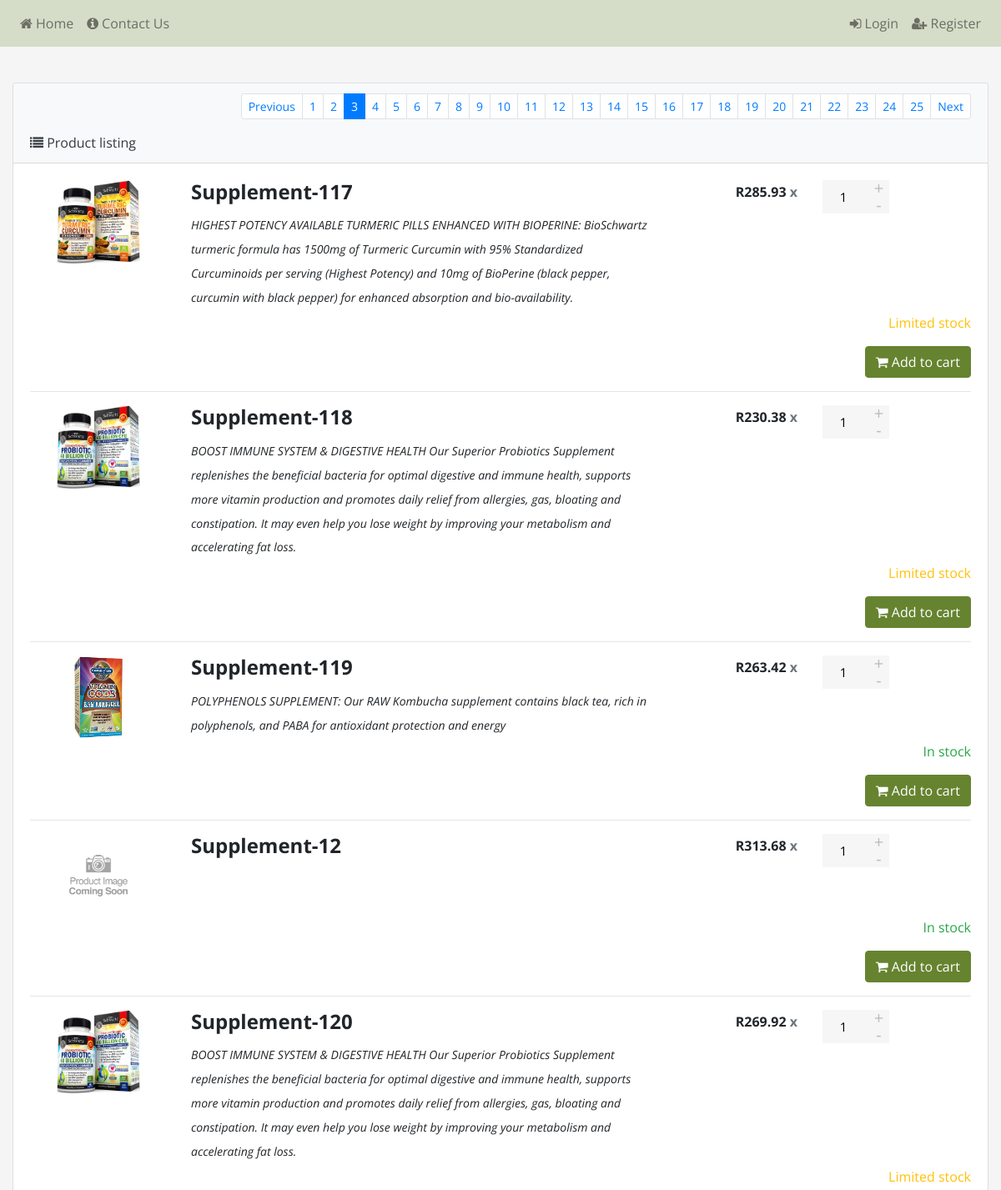
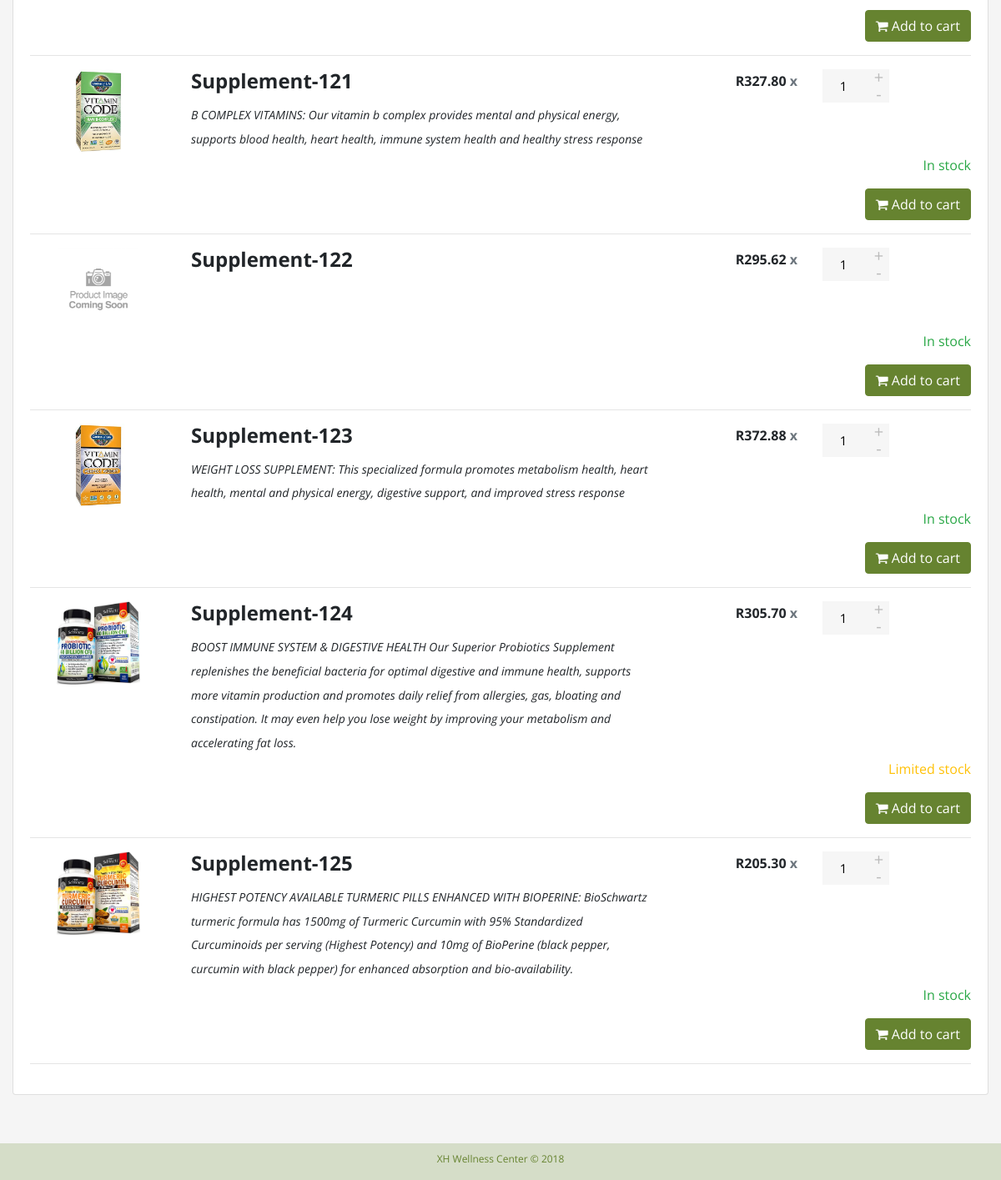
Screenshot of /products.php?page=3 with the database file from the repository (2 pictures, top to bottom).
### tables this page shows
CREATE TABLE `supplements` (
  `supplement_id` varchar(50) NOT NULL,
  `description_id` int(11) UNSIGNED DEFAULT NULL,
  `cost_excl` decimal(13,2) NOT NULL,
  `cost_incl` decimal(13,2) NOT NULL,
  `perc_inc` decimal(13,2) NOT NULL,
  `cost_client` decimal(13,2) NOT NULL,
  `supplier_id` int(11) UNSIGNED DEFAULT NULL,
  `min_levels` int(11) NOT NULL,
  `stock_levels` int(11) NOT NULL,
  `nappi_code` varchar(255) NOT NULL
);

CREATE TABLE `supplement_descriptions` (
  `description_id` int(11) UNSIGNED NOT NULL,
  `supplement_description` varchar(255) NOT NULL,
  `long_description` text NOT NULL,
  `img_path` varchar(255) NOT NULL
);

### classes/Database.php (called while the page is built, shortened)
<?php
class Database {
    private $host = DB_HOST;
    private $user = DB_USER;
    private $pass = DB_PASS;
    private $dbname = DB_NAME;
    private $dbh;
    public function __construct() {
        $dsn = 'mysql:host=' . $this->host . ';dbname=' . $this->dbname;
        $options = array(
            PDO::ATTR_PERSISTENT => true,
            PDO::ATTR_ERRMODE => PDO::ERRMODE_EXCEPTION
        );
        try {
            $this->dbh = new PDO($dsn, $this->user, $this->pass, $options);
        } catch(PDOException $e) {
            $this->error = $e->getMessage();
        }
    }
    public function query($query) {
        $this->stmt = $this->dbh->prepare($query);
    }
    public function bind($param, $value, $type = null) {
        if (is_null($type)) {
            switch (true) {
                case is_int($value):
                    $type = PDO::PARAM_INT;
                    break;
                default:
                    $type = PDO::PARAM_STR;
            }
        }
        $this->stmt->bindValue($param, $value, $type);
    }
    public function execute() {
        return $this->stmt->execute();
    }
    public function resultset() {
        $this->execute();
        return $this->stmt->fetchAll(PDO::FETCH_ASSOC);
    }
    public function single() {
        $this->execute();
        return $this->stmt->fetch(PDO::FETCH_ASSOC);
    }
}
?>

### controller/product_controller.php (called while the page is built, shortened)
<?php
require_once('classes/Product.php');
function getProducts($start_from, $limit_val) {
    $database = new Database();
    $database->query('SELECT supplement_id FROM supplements ORDER BY supplement_id ASC LIMIT :start_from, :limit_val');
    $database->bind(':start_from', $start_from);
    $database->bind(':limit_val', $limit_val);
    $data = $database->resultset();
    if (!empty($data)) {
        foreach ($data as $value) {
            $product = new Product($value['supplement_id']);
            $array[] = $product->get_product_card();
        }
    }
    return $array;
}
function getProductsTotal() {
    $database = new Database();
    $database->query('SELECT COUNT(supplement_id) AS total_supplements FROM supplements');
    $row = $database->single();
    if (!empty($row)) {
       return $row['total_supplements'];
    }
}
?>

### classes/Product.php (called while the page is built, shortened)
<?php
require_once('Database.php');
class Product {
    protected $supplement_id, $description, $long_description, $cost_excl, $cost_incl, $perc_inc;
    protected $cost_client, $supplier_id, $min_levels, $stock_levels, $nappi_code, $product_img;
    protected $database;
    public function __construct($supplement_id = null) {
        $this->database = new Database();
        if (!is_null($supplement_id)) {
            $this->set_product_data($supplement_id);
        }
    }
    private function set_product_data($supplement_id) {
        $this->database->query('SELECT * FROM supplements INNER JOIN supplement_descriptions on supplements.description_id = supplement_descriptions.description_id WHERE supplement_id = :supplement_id');
        $this->database->bind(':supplement_id', $supplement_id);
        $row = $this->database->single();
        if (!empty($row)) {
            $this->supplement_id = $row['supplement_id'];
            $this->description = $row['supplement_description'];
            $this->long_description = $row['long_description'];
            $this->cost_client = $row['cost_client'];
            $this->stock_levels = $row['stock_levels'];
            $this->product_img = $row['img_path'];
        } else {
            $this->database->query('SELECT * FROM supplements WHERE supplement_id = :supplement_id');
            $this->database->bind(':supplement_id', $supplement_id);
            $row = $this->database->single();
            if (!empty($row)) {
                $this->supplement_id = $row['supplement_id'];
                $this->cost_client = $row['cost_client'];
                $this->stock_levels = $row['stock_levels'];
                $this->product_img = 'assets/img/products/no_img.png';
            }
        }
    }
    public function get_supplement_id() {
        return $this->supplement_id;
    }
    public function get_description() {
        return $this->description;
    }
    public function get_long_description() {
        return $this->long_description;
    }
    public function get_cost_client() {
        return $this->cost_client;
    }
    public function get_stock_levels() {
        return $this->stock_levels;
    }
    public function get_product_img() {
        return $this->product_img;
    }
    public function get_product_card() {
        $stock_level = $this->get_stock_levels();
        if ($stock_level > 0 && $stock_level <= 10) {
            $stock_status = 'Limited stock';
            $stock_style = 'text-warning';
        } else if ($stock_level > 10) {
            $stock_status = 'In stock';
            $stock_style = 'text-success';
        } else {
            $stock_status = 'Out of stock';
            $stock_style = 'text-danger';
        }
        $product_card = [
            "supplement_id" => $this->get_supplement_id(),
            "long_description" => $this->get_long_description(),
            "stock_status" => $stock_status,
            "stock_style" => $stock_style,
            "cost" => 'R' . number_format($this->get_cost_client(), 2, '.', ' '),
            "description" => $this->get_description(),
            "img" => $this->get_product_img()
        ];
        return $product_card;
    }
}
?>

### products.php (the view, shortened to what this page needs)
<?php
require_once($_SERVER["DOCUMENT_ROOT"] .'/xpress_health/controller/product_controller.php');
$limit = 10;
$page = (isset($_GET["page"])) ? $_GET["page"] : 1 ;
$start_from = ($page-1) * $limit;
$products = getProducts($start_from, $limit);
$products_total = getProductsTotal();
$total_pages = ceil($products_total / $limit);
?>
<!DOCTYPE html>
<html lang="en">
  <head>
    <link rel="stylesheet" href="https://stackpath.bootstrapcdn.com/bootstrap/4.1.2/css/bootstrap.min.css">
    <link href="https://stackpath.bootstrapcdn.com/font-awesome/4.7.0/css/font-awesome.min.css" rel="stylesheet">
    <link href="assets/libraries/noty/lib/noty.css" rel="stylesheet">
    <link rel="stylesheet"  href="assets/libraries/noty/lib/themes/bootstrap-v4.css" />
    <link rel="stylesheet" href="assets/css/style.css">
    <link rel="stylesheet" href="assets/css/product.css">
  </head>
  <body>
    <nav class="navbar navbar-expand-lg fixed-top navbar-light">
      <div class="collapse navbar-collapse" id="navbarToggler">
        <ul class="navbar-nav mr-auto mt-2 mt-lg-0">
          <li class="nav-item">
            <a class="nav-link" href="index.php"><i class="fa fa-home"></i> Home</a>
          </li>
          <li class="nav-item">
            <a class="nav-link" href="contact.html"><i class="fa fa-info-circle"></i> Contact Us</a>
          </li>
        </ul>
        <ul class="navbar-nav mr-right mt-2 mt-lg-0">
          <?php if (!isset($_SESSION['client_name'])) { ?>
            <li class="nav-item">
              <a class="nav-link" href="login.html"><i class="fa fa-sign-in"></i> Login</a>
            </li>
            <li class="nav-item">
              <a class="nav-link" href="register.html"><i class="fa fa-user-plus"></i> Register</a>
            </li>
          <?php } ?>
        </ul>
      </div>
    </nav>
    <div class="container-fluid">
      <div class="card shopping-cart">
        <div class="card-header bg-light text-dark">
        <nav class="pagination-bar">
          <ul class="pagination justify-content-end pagination-sm">
            <?php if ($page > 1) { ?>
              <li class="page-item">
                <a class="page-link" href="products.php?page=<?php echo $page - 1 ?>" tabindex="-1">Previous</a>
              </li>
            <?php } else { ?>
              <li class="page-item disabled">
                <a class="page-link" href="#" tabindex="-1">Previous</a>
              </li>
            <?php } ?>
            <?php for ($i=1; $i<=$total_pages; $i++) : ?>
                <?php if ($i == $page) { ?>
                  <li class="page-item active"><a class="page-link" href="products.php?page=<?php echo $i ?>"><?php echo $i ?></a></li>
                <?php } else { ?>
                  <li class="page-item"><a class="page-link" href="products.php?page=<?php echo $i ?>"><?php echo $i ?></a></li>
                <?php } ?>
            <?php endfor; ?>
            <?php if ($page < $total_pages) { ?>
              <li class="page-item">
                <a class="page-link" href="products.php?page=<?php echo $page + 1 ?>">Next</a>
              </li>
            <?php } else { ?>
              <li class="page-item disabled">
                <a class="page-link" href="#">Next</a>
              </li>
            <?php } ?>
          </ul>
        </nav>
          <i class="fa fa-list" aria-hidden="true"></i>
          Product listing
        </div>
        <div class="card-body">
          <?php
            if (isset($products) && count($products) > 0) {
              foreach ($products as $product) :
          ?>
                <div class="row">
                  <div class="col-12 col-sm-12 col-md-2 text-center">
                    <img class="img-responsive" src="<?php echo $product['img'] ?>" alt="prewiew" width="100" height="100">
                  </div>
                  <div class="col-12 text-sm-center col-sm-12 text-md-left col-md-6">
                    <h4 class="product-name"><strong><?php echo $product['supplement_id'] ?></strong></h4>
                    <h4>
                        <small><?php echo htmlspecialchars($product['long_description']) ?></small>
                    </h4>
                  </div>
                  <div class="col-12 col-sm-12 text-sm-center col-md-4 text-md-right row">
                    <div class="col-3 col-sm-3 col-md-6 text-md-right" style="padding-top: 5px">
                      <h6><strong><?php echo $product['cost'] ?> <span class="text-muted">x</span></strong></h6>
                    </div>
                    <div class="col-4 col-sm-4 col-md-4">
                      <div class="quantity">
                        <input type="button" value="+" class="plus" onclick="add_qty('<?php echo $product['supplement_id'] ?>')">
                        <input type="number" step="1" max="99" min="1" id="<?php echo $product['supplement_id'].'_qty' ?>" value="1" title="Qty" class="qty"
                              size="4" readonly>
                        <input type="button" value="-" class="minus" onclick="remove_qty('<?php echo $product['supplement_id'] ?>')">
                      </div>
                    </div>
                  </div>
                </div>
                <div class="row">
                  <div class="col-6"></div>
                  <div class="col-6 col-sm-6 col-md-6 text-md-right">
                      <div class="<?php echo $product['stock_style'] ?>">
                        <p><?php echo $product['stock_status'] ?></p>
                      </div>
                      <div class="text-right">
                        <?php if ($product['stock_status'] != 'Out of stock') { ?>
                          <a href="#" onclick="buy('<?php echo $product['supplement_id'] ?>');return false;" class="btn btn-success" title="Buy"><i class="fa fa-shopping-cart"></i> Add to cart</a>
                        <?php } else { ?>
                          <a href="#" disabled class="btn btn-success" title="Buy"><i class="fa fa-shopping-cart"></i> Add to cart</a>
                        <?php } ?>
                      </div>
                  </div>
                </div>
                <hr>
          <?php
              endforeach;
          ?>
        </div>
        <?php } else { ?>
            <h4 class="empty_cart">No products found</h4>
        <?php } ?>
      </div>
    </div>
    <footer>
      <div class="container text-center">
        <div class="row">
          <div class="col-12">
            <p>XH Wellness Center &copy; 2018</p>
          </div>
        </div>
      </div>
    </footer>
  </body>
</html>

### assets/css/style.css (style rules this page uses)
html, body { height: 100%; font-family: 'Open Sans', sans-serif; }
nav { background-color: #D5DDC8 !important; }
footer { padding-top: 10px; font-size: 12px; background-color: #D5DDC8; color: #668330; }
.btn-success { background-color: #668330; border-color: #668330; }

### assets/css/product.css (style rules this page uses)
html, body { height: 100%; }
body { padding-top: 40px; padding-bottom: 40px; background-color: #f5f5f5; }
.quantity { float: left; margin-right: 15px; background-color: #eee; position: relative; width: 80px; overflow: hidden }
.quantity input { margin: 0; text-align: center; width: 15px; height: 15px; padding: 0; float: right; color: #000; font-size: 20px; border: 0; outline: 0; background-color: #F6F6F6 }
.quantity input.qty { position: relative; border: 0; width: 100%; height: 40px; padding: 10px 25px 10px 10px; text-align: center; font-weight: 400; font-size: 15px; border-radius: 0; background-clip: padding-box }
.quantity .minus, .quantity .plus { line-height: 0; background-clip: padding-box; -webkit-border-radius: 0; -moz-border-radius: 0; border-radius: 0; -webkit-background-size: 6px 30px; -moz-background-size: 6px 30px; color: #bbb; font-size: 20px; position: absolute; height: 50%; border: 0; right: 0; padding: 0; width: 25px; z-index: 3 }
.quantity .minus { bottom: 0 }
.shopping-cart { margin-top: 5%; margin-bottom: 5%; }
small { font-size: 14px; font-style: oblique; }
.pagination-bar { background-color: inherit !important; }

### rows the page displays
supplements: description.img_path (picture), supplement_id "Supplement-117", description.long_description "HIGHEST POTENCY AVAILABLE TURMERIC PILLS ENHANCED WITH BIOPERINE: BioSchwartz turmeric formula has 1500mg of Turmeric Curcumin with 95% Standardized Curcuminoids per serving (Highest Potency) and 10mg of BioPerine (black pepper, curcumin with black pepper) for enhanced absorption and bio-availability.", cost "R285.93", stock_status "Limited stock"
supplements: description.img_path (picture), supplement_id "Supplement-118", description.long_description "BOOST IMMUNE SYSTEM & DIGESTIVE HEALTH Our Superior Probiotics Supplement replenishes the beneficial bacteria for optimal digestive and immune health, supports more vitamin production and promotes daily relief from allergies, gas, bloating and constipation. It may even help you lose weight by improving your metabolism and accelerating fat loss.", cost "R230.38", stock_status "Limited stock"
supplements: description.img_path (picture), supplement_id "Supplement-119", description.long_description "POLYPHENOLS SUPPLEMENT: Our RAW Kombucha supplement contains black tea, rich in polyphenols, and PABA for antioxidant protection and energy", cost "R263.42", stock_status "In stock"
supplements: description.img_path (picture), supplement_id "Supplement-120", description.long_description "BOOST IMMUNE SYSTEM & DIGESTIVE HEALTH Our Superior Probiotics Supplement replenishes the beneficial bacteria for optimal digestive and immune health, supports more vitamin production and promotes daily relief from allergies, gas, bloating and constipation. It may even help you lose weight by improving your metabolism and accelerating fat loss.", cost "R269.92", stock_status "Limited stock"
supplements: description.img_path (picture), supplement_id "Supplement-121", description.long_description "B COMPLEX VITAMINS: Our vitamin b complex provides mental and physical energy, supports blood health, heart health, immune system health and healthy stress response", cost "R327.80", stock_status "In stock"
supplements: description.img_path (picture), supplement_id "Supplement-123", description.long_description "WEIGHT LOSS SUPPLEMENT: This specialized formula promotes metabolism health, heart health, mental and physical energy, digestive support, and improved stress response", cost "R372.88", stock_status "In stock"
supplements: description.img_path (picture), supplement_id "Supplement-124", description.long_description "BOOST IMMUNE SYSTEM & DIGESTIVE HEALTH Our Superior Probiotics Supplement replenishes the beneficial bacteria for optimal digestive and immune health, supports more vitamin production and promotes daily relief from allergies, gas, bloating and constipation. It may even help you lose weight by improving your metabolism and accelerating fat loss.", cost "R305.70", stock_status "Limited stock"
supplements: description.img_path (picture), supplement_id "Supplement-125", description.long_description "HIGHEST POTENCY AVAILABLE TURMERIC PILLS ENHANCED WITH BIOPERINE: BioSchwartz turmeric formula has 1500mg of Turmeric Curcumin with 95% Standardized Curcuminoids per serving (Highest Potency) and 10mg of BioPerine (black pepper, curcumin with black pepper) for enhanced absorption and bio-availability.", cost "R205.30", stock_status "In stock"

### other values shown
$product['supplement_id'] "Supplement-12"
$product['cost'] "R313.68"
$product['stock_status'] "In stock"
$product['supplement_id'] "Supplement-122"
$product['cost'] "R295.62"
